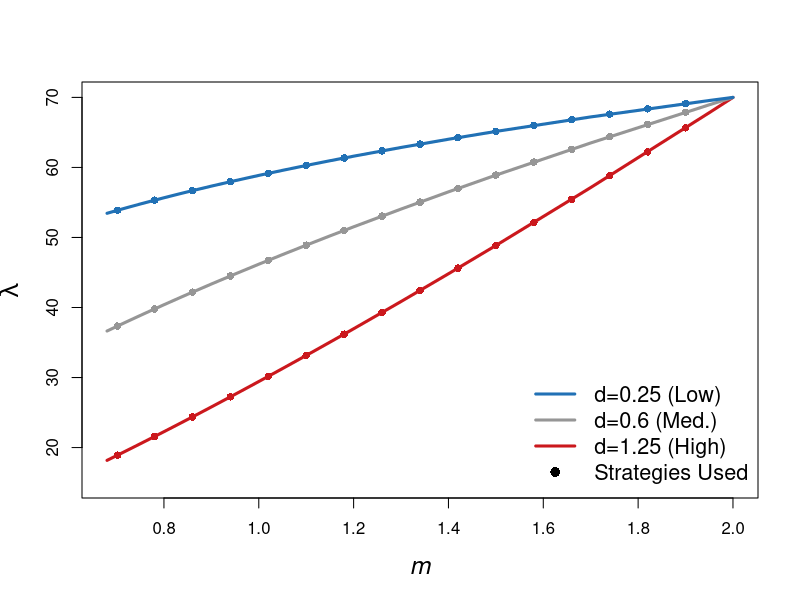

Source code (R): (Note: this script raises an error after producing the figure.)
#### PLOTS ##########################################################################
#####################################################################################

#### define colour scheme:

# Low cost colours
lowcol_main<-"#2171b5"
lowcol_light<- "#c6dbef"

#Medium cost colours
medcol_main<- "#969696"
medcol_light<- "#d9d9d9"

#High cost colours
highcol_main<- "#cb181d"
highcol_light<- "#fcbba1"

#Strategy colours orig colors
m1col_main<-"#07306c"
m1col_light<-"#a0a6d2"

m2col_main<-"#6b2470"
m2col_light<-"#c9a0ca"

m3col_main<-"#a80051"
m3col_light<-"#e89eb0"

m4col_main<-"#be3216"
m4col_light<-"#eea691"

#gap length colours
gapscol_main<-"#005a32"
gapscol_light<-'#a1d99b'

g1col_main<-"#03582e"
g1col_light<-"#8eba9b"

g2col_main<-"#3d5000"
g2col_light<-"#acb486"

g3col_main<-"#633f00"
g3col_light<-"#c9a984"

g4col_main<-"#831e0a"
g4col_light<-"#de9f8d"

# #rb colours
# #Strategy colours
# m1col_main<-"#2171b5"
# m1col_light<-"#c6dbef"
# 
# m2col_main<-"#969696"
# m2col_light<-"#d9d9d9"
# 
# m3col_main<-"#969696"
# m3col_light<-"#d9d9d9"
# 
# m4col_main<-"#cb181d"
# m4col_light<-"#fcbba1"
# 
# #gap length colours
# gapscol_main<-"#2171b5"
# gapscol_light<-"#c6dbef"
# 
# g1col_main<-"#2171b5"
# g1col_light<-"#c6dbef"
# 
# g2col_main<-"#969696"
# g2col_light<-"#d9d9d9"
# 
# g3col_main<-"#969696"
# g3col_light<-"#d9d9d9"
# 
# g4col_main<-"#cb181d"
# g4col_light<-"#fcbba1"
#####################################################################################

#### FIGURE 1: Trade-off curves and strategies ######################################

#Trade-off function (from parameter setup script)
set_curve <- function(c,m,d){    # c is a co-efficient to set maximum lambda
                                 # m is the input dispersal parameter
                                 # d is the exponent, defines the shape of the curve
                                 # k sets the minimum lambda
  lambda<-c*((m)/2)^d
  return(lambda)
}

#Set co-efficient c and dispersal strategies m 
c<-70
m<-c(0.702,0.78,0.86,0.94,1.02,1.1,1.18,1.26,1.34,1.42,1.5,1.58,1.66,1.74,1.82,1.9)

#Smaller intervals of m to smooth curve
m_line<-c(0.68,0.703,0.705,0.707,0.709,0.71,0.72,0.73,0.75,0.77,0.8,0.83,0.85,0.9,0.95,
          1,1.05,1.1,1.15,1.2,1.3,1.4,1.5,1.7,1.95,2)

# set lambdas for 16 strategies

lambda.low<-set_curve(c,m,0.25)
lambda.mid<-set_curve(c,m,0.6)
lambda.high<-set_curve(c,m,1.25)

# set lambdas for smooth curve

lambda.low_line<-set_curve(c,m_line,0.25)
lambda.mid_line<-set_curve(c,m_line,0.6)
lambda.high_line<-set_curve(c,m_line,1.25)

# make plot

plot(lambda.high_line~m_line, ylim=c(15,70),xlim=c(0.68,2),
     xlab=expression(italic(m)),
     ylab=expression(lambda),type="l",lwd=3,col=highcol_main, cex.lab=1.5)
lines(x=m_line,y=lambda.mid_line,lwd=3,col=medcol_main)
lines(x=m_line,y=lambda.low_line,lwd=3,col=lowcol_main)
points(x=m,y=lambda.high,pch=16,col=highcol_main)
points(x=m,y=lambda.mid,pch=16,col=medcol_main)
points(x=m,y=lambda.low,pch=16,col=lowcol_main)
#text(0.9,23,"H",cex=2)
#text(0.9,47,"M",cex=2)
#text(0.9,60,"L",cex=2)
 legend(x="bottomright",
       col=c(lowcol_main,medcol_main,highcol_main,"black"), 
       legend=c("d=0.25 (Low)","d=0.6 (Med.)","d=1.25 (High)","Strategies Used"),
      lty=c(1,1,1,NA), lwd=c(3,3,3,NA),
      pch=c(NA,NA,NA,16), bty="n",cex=1.3)
 
#################################################################################################
 
#### FIGURE 2: Evolutionary Outcomes ############################################################
 
 # Plot continuous, 4-4,8-8 and 1-8 in two rows
 par(mfrow=c(2,4))

 # Transform to matrices
 winningstrat0<-as.matrix(winningstrat0)
 winningstrat44<-as.matrix(winningstrat44)
 winningstrat88_stuck<-as.matrix(winningstrat88_stuck)
 winningstrat88_crossing<-as.matrix(winningstrat88_crossing)
 winningstrat18_stuck<-as.matrix(winningstrat18_stuck)
 winningstrat18_crossing<-as.matrix(winningstrat18_crossing)
 
 #Plot high cost, continuous
 par(mar=c(2.61,3.21,4.1,0))
 barplot(winningstrat0[1,],
         col=highcol_main,
         names.arg=c("D","","","","","","","","","","","","","","F","F"),
         ylim=c(0,800),
         cex.names = 1.5)
 mtext("A",side=3,line=1,cex=2)
 
 #Plot high cost, 4-4
 par(mar=c(2.61,3.21,4.1,0))
 barplot(winningstrat44[1,],
         col=highcol_main,
         names.arg=c("D","","","","","","","","","","","","","","F","F"),
         ylim=c(0,800),
         cex.names = 1.5)
 mtext("B",side=3,line=1,cex=2)
 
 #Plot high cost, 8-8
 par(mar=c(2.61,3.21,4.1,0))
 winners_h88<-matrix(NA,2,16)
 winners_h88[1,]<-winningstrat88_stuck[1,]
 winners_h88[2,]<-winningstrat88_crossing[1,]
 barplot(winners_h88,
         col=c(highcol_light,highcol_main),
         names.arg=c("D","","","","","","","","","","","","","","F","F"),
         ylim=c(0,800),
         cex.names = 1.5)
 mtext("C",side=3,line=1,cex=2)
 
 #Plot high cost, 1-8
 par(mar=c(2.61,3.1,4.1,1.1))
 winners_h18<-matrix(NA,2,16)
 winners_h18[1,]<-winningstrat18_stuck[1,]
 winners_h18[2,]<-winningstrat18_crossing[1,]
 barplot(winners_h18,
         col=c(highcol_light,highcol_main),
         names.arg=c("D","","","","","","","","","","","","","","F","F"),
         ylim=c(0,800),
         cex.names = 1.5)
 legend("topleft",
        legend=c("Advanced","Did not advance"),
        col=c(highcol_main,highcol_light),
        pch=15,
        cex=1.5,
        pt.cex=2,
        bty="n"
 )
 mtext("D",side=3,line=1,cex=2)
 
#Plot low cost continuous
 par(mar=c(4.1,3.21,2.61,0))
 barplot(winningstrat0[3,],
         col=lowcol_main,
         names.arg=c("D","","","","","","","","","","","","","","F","F"),
         ylim=c(0,800),
         cex.names = 1.5)

 
 #plot low cost 4-4
 par(mar=c(4.1,3.21,2.61,0))
 barplot(winningstrat44[3,],
         col=lowcol_main,
         names.arg=c("D","","","","","","","","","","","","","","",""),
         ylim=c(0,800),
         cex.names = 1.5)
 
 #add label
 mtext("Strategies at the leading edge",side=1,line=2,cex=1.5,adj=-1.5)
 
 #plot low cost 8-8
 par(mar=c(4.1,3.21,2.61,0))
 winners_l88<-matrix(NA,2,16)
 winners_l88[1,]<-winningstrat88_stuck[3,]
 winners_l88[2,]<-winningstrat88_crossing[3,]
 barplot(winners_l88,
         col=c(lowcol_light,lowcol_main),
         names.arg=c("","","","","","","","","","","","","","","F","F"),
         ylim=c(0,800),
         cex.names = 1.5)
 
 #plot low cost 1-8
 par(mar=c(4.1,3.1,2.61,1.1))
 winners_l18<-matrix(NA,2,16)
 winners_l18[1,]<-winningstrat18_stuck[3,]
 winners_l18[2,]<-winningstrat18_crossing[3,]
 barplot(winners_l18,
         col=c(lowcol_light,lowcol_main),
         names.arg=c("D","","","","","","","","","","","","","","F","F"),
         ylim=c(0,800),
         cex.names = 1.5)
 legend("topleft",
        legend=c("Advanced","Did not advance"),
        col=c(lowcol_main,lowcol_light),
        pch=15,
        cex=1.5,
        pt.cex=2,
        bty="n"
 )


########################################################################################
 
#### FIGURE 3: Speed and Variation #####################################################
 
# get CVs for each grouping

cv_m<-vector("numeric",4)
cv_m[1]<-sd(subset(results_table$extent,results_table$m_cats == 1))/
  mean(subset(results_table$extent,results_table$m_cats == 1))
cv_m[2]<-sd(subset(results_table$extent,results_table$m_cats == 2))/
  mean(subset(results_table$extent,results_table$m_cats == 2))                  
cv_m[3]<-sd(subset(results_table$extent,results_table$m_cats == 3))/
  mean(subset(results_table$extent,results_table$m_cats == 3)) 
cv_m[4]<-sd(subset(results_table$extent,results_table$m_cats == 4))/
  mean(subset(results_table$extent,results_table$m_cats == 4))

cv_gl<-vector("numeric",4)
cv_gl[1]<-sd(subset(results_table$extent,results_table$gaplength == 0))/
  mean(subset(results_table$extent,results_table$gaplength == 0))
cv_gl[2]<-sd(subset(results_table$extent,results_table$gaplength == 4))/
  mean(subset(results_table$extent,results_table$gaplength == 4))                  
cv_gl[3]<-sd(subset(results_table$extent,results_table$gaplength == 6))/
  mean(subset(results_table$extent,results_table$gaplength == 6)) 
cv_gl[4]<-sd(subset(results_table$extent,results_table$gaplength == 8))/
  mean(subset(results_table$extent,results_table$gaplength == 8))

cv_cost<-vector("numeric",3)
cv_cost[1]<-sd(subset(results_table$extent,results_table$cost_id == 1))/
  mean(subset(results_table$extent,results_table$cost_id == 1))
cv_cost[2]<-sd(subset(results_table$extent,results_table$cost_id == 2))/
  mean(subset(results_table$extent,results_table$cost_id == 2))                  
cv_cost[3]<-sd(subset(results_table$extent,results_table$cost_id == 3))/
  mean(subset(results_table$extent,results_table$cost_id == 3)) 


# plot 3 boxplots, points for cv
layout(matrix(c(1,1,4,2,2,5,3,3,6),3,3,byrow=TRUE))
par(mar=c(2,5,3,1))
boxplot(subset(results_table$extent, results_table$m_cats == 1),
        subset(results_table$extent, results_table$m_cats == 2),
        subset(results_table$extent, results_table$m_cats == 3),
        subset(results_table$extent, results_table$m_cats == 4),
        names=c("1-4","5-8","9-12","13-16"),
        border=c(m1col_main,m2col_main,m3col_main,m4col_main),
        col=c(m1col_light,m2col_light,m3col_light,m4col_light),
        # col=medcol_light,
        cex.axis=1.5)
text(x=4.2,y=280,"A-1",cex=2.5)
mtext("Strat. #",side=1,line=1,adj=-0.05,font=2)

par(mar=c(3,5,2,1))
boxplot(subset(results_table$extent, results_table$gaplength == 0),
        subset(results_table$extent, results_table$gaplength == 4),
        subset(results_table$extent, results_table$gaplength == 6),
        subset(results_table$extent, results_table$gaplength == 8),
        names=c("No gaps","4","6","8"),
        cex.axis=1.5,
        border=c(g1col_main,g2col_main,g3col_main,g4col_main),
        col=c(g1col_light,g2col_light,g3col_light,g4col_light)
        # col=medcol_light
        )
mtext("Invasion extent",side=2,line=3,cex=1.2)
mtext("GL",side=1,line=1,adj=-0.05,font=2)
text(x=4.2,y=280,"B-1",cex=2.5)

par(mar=c(4,5,1,1))
boxplot(subset(results_table$extent, results_table$cost_id == 1),
        subset(results_table$extent, results_table$cost_id == 2),
        subset(results_table$extent, results_table$cost_id == 3),
        names=c("Low","Medium","High"),
        border=c(lowcol_main,medcol_main,highcol_main),
        col=c(lowcol_light,medcol_light,highcol_light),
        # col=medcol_light,
        cex.axis=1.5)
mtext("Cost",side=1,line=1,adj=-0.05,font=2)
text(x=3.3,y=280,"C-1",cex=2.5)

par(mar=c(2,4,3,1))
plot(cv_m,
     ylim=c(0,2.2),
     col=c(m1col_main,m2col_main,m3col_main,m4col_main),
     pch=18,
     xlab="",
     ylab="",
     cex=2.5,
     xaxt="n",
     cex.axis=1.5)
axis(side=1,at=1:4,labels=c("1-4","5-8","9-12","13-16"),cex=1.5)
text(x=1.5,y=2.05,"A-2",cex=2.5)

par(mar=c(3,4,2,1))
plot(cv_gl,
     col=c(g1col_main,g2col_main,g3col_main,g4col_main),
     pch=18,
     ylim=c(0,2.2),
     xlab="",
     ylab="",
     cex=2.5,
     xaxt="n",
     cex.axis=1.5)
axis(side=1,at=1:4,labels=c("No gaps","4","6","8"),cex=1.5)
mtext("CV of extent",side=2,line=3,cex=1.2)
text(x=1.5,y=2.05,"B-2",cex=2.5)

par(mar=c(4,4,1,1))
plot(cv_cost,
     ylim=c(0,2.2),
     pch=18,
     xlab="",
     ylab="",
     col=c(lowcol_main,medcol_main,highcol_main),
     cex=2.5,
     xaxt="n",
     cex.axis=1.5)
axis(side=1,at=1:3,labels=c("Low","Medium","High"),cex=1.5)
text(x=1.3,y=2.05,"C-2",cex=2.5)

###############################################################################

#### Figure 4: Success ########################################################

# create matrices with % successful

#rows of patches
# rows_scs<-matrix(0,2,4)
# 
# for (i in 9001:12000){
#   if (results_table$inv_success[i]==1){
#     x<-results_table$m_cats[i]
#     rows_scs[1,x]<-rows_scs[1,x]+1
#   }
# }
# 
# for (i in 15001:18000){
#   if (results_table$inv_success[i]==1){
#     x<-results_table$m_cats[i]
#     rows_scs[2,x]<-rows_scs[2,x]+1
#   }
# }
# 
# total_mcats<-matrix(0,2,4)
# 
# for (i in 9001:12000){
#   if (results_table$m_cats[i]==1){
#     total_mcats[1,1]<-total_mcats[1,1]+1
#   }
#   else if (results_table$m_cats[i]==2){
#     total_mcats[1,2]<-total_mcats[1,2]+1
#   }
#   else if (results_table$m_cats[i]==3){
#     total_mcats[1,3]<-total_mcats[1,3]+1
#   }
#   else if (results_table$m_cats[i]==4){
#     total_mcats[1,4]<-total_mcats[1,4]+1
#   }
# }
# 
# for (i in 15001:18000){
#   if (results_table$m_cats[i]==1){
#     total_mcats[2,1]<-total_mcats[2,1]+1
#   }
#   else if (results_table$m_cats[i]==2){
#     total_mcats[2,2]<-total_mcats[2,2]+1
#   }
#   else if (results_table$m_cats[i]==3){
#     total_mcats[2,3]<-total_mcats[2,3]+1
#   }
#   else if (results_table$m_cats[i]==4){
#     total_mcats[2,4]<-total_mcats[2,4]+1
#   }
# }
# 
# rows_scs<-rows_scs/total_mcats*100
# 
# #single patches
# single_scs<-matrix(0,2,4)
# 
# for (i in 12001:15000){
#   if (results_table$inv_success[i]==1){
#     x<-results_table$m_cats[i]
#     single_scs[1,x]<-single_scs[1,x]+1
#   }
# }
# 
# for (i in 18001:21000){
#   if (results_table$inv_success[i]==1){
#     x<-results_table$m_cats[i]
#     single_scs[2,x]<-single_scs[2,x]+1
#   }
# }
# 
# total_mcats<-matrix(0,2,4)
# 
# for (i in 12001:15000){
#   if (results_table$m_cats[i]==1){
#     total_mcats[1,1]<-total_mcats[1,1]+1
#   }
#   else if (results_table$m_cats[i]==2){
#     total_mcats[1,2]<-total_mcats[1,2]+1
#   }
#   else if (results_table$m_cats[i]==3){
#     total_mcats[1,3]<-total_mcats[1,3]+1
#   }
#   else if (results_table$m_cats[i]==4){
#     total_mcats[1,4]<-total_mcats[1,4]+1
#   }
# }
# 
# for (i in 18001:21000){
#   if (results_table$m_cats[i]==1){
#     total_mcats[2,1]<-total_mcats[2,1]+1
#   }
#   else if (results_table$m_cats[i]==2){
#     total_mcats[2,2]<-total_mcats[2,2]+1
#   }
#   else if (results_table$m_cats[i]==3){
#     total_mcats[2,3]<-total_mcats[2,3]+1
#   }
#   else if (results_table$m_cats[i]==4){
#     total_mcats[2,4]<-total_mcats[2,4]+1
#   }
# }
# 
# single_scs<-single_scs/total_mcats*100
# 
# #matrix with only the 4 most fecund strategies -- shows
# #percent of invasions successful in 1-6,1-8
# #                                   6-6,8-8
# fecunds<-matrix(NA,2,2)
# fecunds[,1]<-single_scs[,4]
# fecunds[,2]<-rows_scs[,4]
# 
# # plot
# barplot(fecunds,beside=TRUE
#         )
# 
# plot(results_table$extent~)

###############################################################################

#### Figure 4: Seed production ################################################

# Plot seed production curves, K
# needs gNty fn

g1pop<-seq(from=0,length.out = 700,by=1)

klow_01<-(lambda.low[1]-1)/alpha+1
klow_16<-(lambda.low[16]-1)/alpha+1

khigh_01<-(lambda.high[1]-1)/alpha+1
khigh_16<-(lambda.high[16]-1)/alpha+1

seeds_l01<-gNty(g1pop,g1pop,lambda.low[1]) # reaches K at p=463
seeds_l16<-gNty(g1pop,g1pop,lambda.low[16]) # reachs K at p=642
seeds_h01<-gNty(g1pop,g1pop,lambda.high[1])
seeds_h16<-gNty(g1pop,g1pop,lambda.low[16])


par(mfrow=c(2,1))
plot(NA,
     xlim=c(0,673),
     ylim=c(0,700),
     xlab="",
     ylab="",
     main="Low reproductive cost to dispersal"
)
polygon(x=c(g1pop,rev(g1pop)),
        y=c(seeds_l01,rev(seeds_l16)),
        col=lowcol_light,
        border=lowcol_light)
lines(seeds_l01,
      lty=4,
      col=lowcol_main,
      lwd=3)
lines(seeds_l16,
      lty=5,
      col=lowcol_main,
      lwd=3)
abline(h=klow_01,
       lty=4,
       lwd=2)
abline(h=klow_16,
       lty=5,
       lwd=2)
legend(x="bottomright",
       legend=c("Strategy 16 (F)",
                "Strategy 1 (D)"),
       lty=c(5,3),
       lwd=2,
       cex=1.3,
       bty="n")

text(expression("K"["F"]),x=-5,y=650)
text(expression("K"["D"]),x=-5,y=480)

plot(NA,
     xlim=c(0,673),
     ylim=c(0,700),
     xlab="Parent population",
     cex.lab=1.5,
     ylab="",
     main="High reproductive cost to dispersal"
)
polygon(x=c(g1pop,rev(g1pop)),
        y=c(seeds_h01,rev(seeds_h16)),
        col=highcol_light,
        border=highcol_light)
lines(seeds_h01,
      lty=4,
      col=highcol_main,
      lwd=3)
lines(seeds_h16,
      lty=5,
      col=highcol_main,
      lwd=3)
abline(h=khigh_01,
       lty=4,
       lwd=2)
abline(h=khigh_16,
       lty=5,
       lwd=2)
text(expression("K"["F"]),x=-7,y=600)
text(expression("K"["D"]),x=-7,y=150)
mtext("Seeds produced",side=2,line=2,cex=1.5,adj=3)

##################################################################################################

#### Single patches ##############################################################################

allwinners_44<-colSums(winningstrat44)
allwinners_14<-colSums(winning_strat_14)
allwinners_16<-colSums(winningstrat16_crossing)
allwinners_66<-colSums(winningstrat66_crossing)
allwinners_18<-colSums(winningstrat18_crossing)
allwinners_88<-colSums(winningstrat88_crossing)

gap4win<-matrix(NA,2,16)
gap6win<-matrix(NA,2,16)
gap8win<-matrix(NA,2,16)

gap4win[1,]<-allwinners_44
gap4win[2,]<-allwinners_14
gap6win[1,]<-allwinners_66
gap6win[2,]<-allwinners_16
gap8win[1,]<-allwinners_88
gap8win[2,]<-allwinners_18

par(mfrow=c(3,1))
barplot(gap4win,beside=TRUE,
        names.arg=c("D","","","","","","","","","","","","","","","F"),
        cex.names=1.5,
        col=c(m1col_main,m1col_light),
        ylim = c(0,1200))
mtext("gap length: 4",side=1,cex=1.5,line=1)

barplot(gap6win,beside=TRUE,
        names.arg=c("D","","","","","","","","","","","","","","","F"),
        cex.names=1.5,
        col=c(m1col_main,m1col_light),
        ylim = c(0,1200))
mtext("gap length: 6",side=1,cex=1.5,line=1)

barplot(gap8win,beside=TRUE,
        names.arg=c("D","","","","","","","","","","","","","","","F"),
        cex.names=1.5,
        col=c(m1col_main,m1col_light),
        ylim = c(0,1200))
mtext("gap length: 8",side=1,cex=1.5,line=1)
legend("topright",legend=c("Rows of suitable patches","Single patches"),
       pch=15,cex=1.8,
       col=c(m1col_main,m1col_light))
